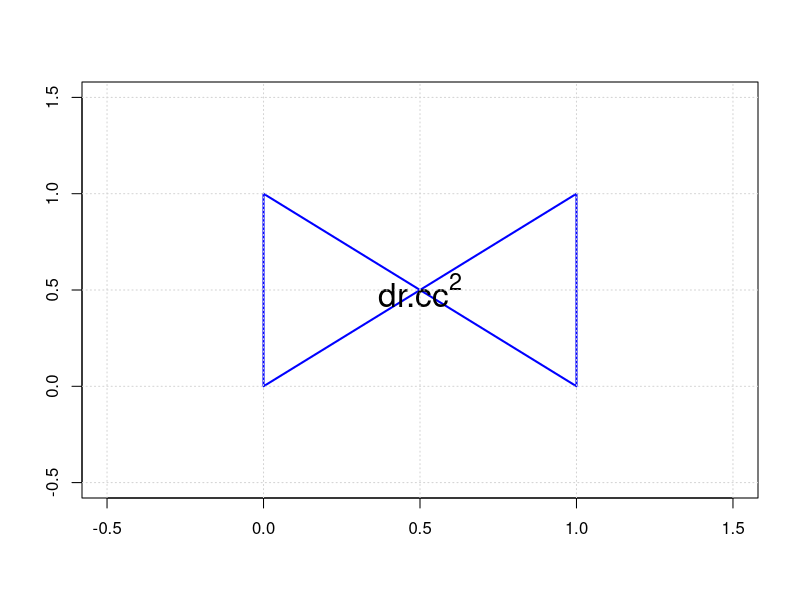

Recreate this plot in R. (Note: this script raises an error after producing the figure.)
## ---- chunk 1
# Define the coordinates for the four corners of the square
x_coords <- c(0, 0, 1, 1)
y_coords <- c(0, 1, 0, 1)

# Create a blank plot
plot(x_coords, y_coords, xlim=c(-0.5, 1.5), ylim=c(-0.5, 1.5), type="n", xlab="", ylab="")

# Plot the square by drawing lines between the corners
polygon(x_coords, y_coords, border="blue", lwd=2)

# Add the text "dr.cc^2" in the middle of the square
text(0.5, 0.5, expression("dr.cc"^2), cex=2)

# Display the plot
grid()

## ---- chunk 2
CAPTAIN_BIG_BOSS <- c(K, I, N, G)

